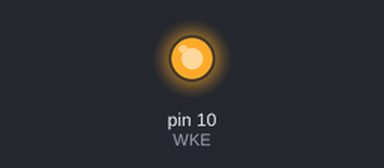
A sketch run on a simulated Arduino Uno, built with avr-gcc and run on an emulated ATmega328P. Shown: output pins drawn as LEDs (lit = HIGH). Pins used as bus, display or sensor lines are not drawn; what the sketch prints to the serial monitor is not drawn.

Above: at 0.1 s.
Timing chart, 0 to 1.6 s (numbered marks = the images above):
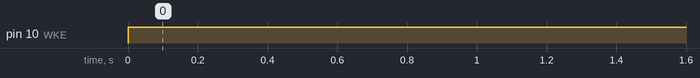

The sketch:

host.ino
```cpp
//example sketch to set up most basic host of bosl bus
#include "src/RS485.h"
//be sure to configuer RS485args.h !!


void setup() {
	//begin serial to view output
	Serial.begin(9600);
	//open RS485 bus at baud rate 38400 and address 0x00 (0x00 prefered for master)
	RS485.begin(38400, 0x00);
	//start listing to the RS485 bus
	RS485.listen();
}

void loop() {
	//print T once per loop to show that serial port is working
	Serial.println('T');
	//send command 'P' to deivce at address 0x01
	RS485.sendcmd(0x01, 'P');
	//delay for a bit to wait for responce
	delay(1000);
	//send command 'I' to deivce at address 0x01
	RS485.sendcmd(0x01, 'I');
	//delay for a bit to wait for responce
	delay(1000);

	//print recieved charaters on the RS-485 bus out to serial
	while(RS485.available() > 0){
		char cmd = RS485.read();
		Serial.write(cmd);
	}
}
```

RS485.cpp
```cpp
#include <Arduino.h>
#include "RS485args.h"
#include "RS485.h"


//here we do some logic to see which compliler options we need for the sensor vs host
#if TX == 1 && RX == 0
	//create macro for using hardware serial
	#define SERIALOBJ Serial
#else
	//create macro for using software serial
	#define SERIALOBJ SerialRS

	//keyword for later precomplier changes
	#define SOFTSERIAL

	//define software serial object
	#include <SoftwareSerial.h>
	SoftwareSerial SERIALOBJ(TX,RX);
#endif


#ifndef HOST
	#error please define HOST paramerter for proper functionality 0: sensor 1: host
#endif


#define cbi(sfr, bit)   (_SFR_BYTE(sfr) &= ~_BV(bit))
#define sbi(sfr, bit)   (_SFR_BYTE(sfr) |= _BV(bit))


RS485L::RS485L(void){
	//initial read pin to sleep state
	pinMode(RE,OUTPUT);
	digitalWrite(RE,HIGH);

	//initial write pin to sleep state
	pinMode(DE,OUTPUT);
	digitalWrite(DE,LOW);

	//initialise wake pin to high
	#if HOST == 1
	pinMode(WKE,OUTPUT);
	digitalWrite(WKE,HIGH);
	#endif

	//set state
	address = 0x00;

	islistening = false;
	istransmitting = false;

	cmd = '\0';
	parA = 0;
	parB = 0;
}

//this function beings opens the RS485 channel and set BAUD and address, also sets registers for intrrupts
void RS485L::begin(long baud, uint8_t addr = 0x00){
	//set baud rate of either software of hardware serial
	SERIALOBJ.begin(baud);

	//TX complete interrupt
	#ifndef SOFTSERIAL
	sbi(UCSR0B, TXCIE0);
	#endif

	#if HOST == 0
	//WKE setup interrupt //low level generates interupt
	cbi(EICRA,ISC01);
	cbi(EICRA,ISC00);
	#endif

	//set device address (0xFF) is reserved for errors)
	if (addr != 0xFF){
	address = addr;
	}

}

//listen to RS485 bus
void RS485L::listen(){
	digitalWrite(RE,LOW);
	//if we are software serial we need to also listen
	#ifdef SOFTSERIAL
	SERIALOBJ.listen();
	#endif

	islistening = true;
}

//stop listing to RS485 bus, if pause then does not update the internal listing state, useful for resuming later
void RS485L::endlisten(bool pause = 0){
	digitalWrite(RE,HIGH);
	//sometimes we want to non-intrusively stop listing, say when when quickly transmitting something and then go back to listning
	if (not pause){
	islistening = false;
	}
}

//prepair bus for sleep by flushing registers seting wake up triggers etc
void RS485L::sleep(){

	//if we are hardware serial then we may be still trasmiting data when we go to sleep
	//we need to wait until this buffer empties
	#ifndef SOFTSERIAL
	while(checktransmitt()){}
	#endif

	//pause listing state to resume on wake
	endlisten(true);

	digitalWrite(DE,LOW);

	//enable interrupts on WKE
	#if HOST == 0
	sbi(EIMSK,INT0);
	#endif
}

//resume bus state from before sleep
void RS485L::wake(){

	//clear interrupts on WKE
	#if HOST == 0
	cbi(EIMSK,INT0);
	#endif

	//resume listing state
	if (islistening){
		listen();
	}
}

//function to get number of characters in recieve buffer.
int RS485L::available(){
	return SERIALOBJ.available();
}

//function to querey state of tranmission
bool RS485L::checktransmitt(){
	return istransmitting;
}

//return device address
uint8_t RS485L::getaddress(){
	return address;
}

//function to wake sensors only makes sense to define on host
#if HOST == 1
void RS485L::wakedevices(){
	digitalWrite(WKE,LOW);
	delayMicroseconds(1);//to generate wake interrupt//ATmega328p wakes on LOW but will not execute interrupt
	digitalWrite(WKE,HIGH);
	delay(9);//this pulse should be long enough to wake devices from their sleep mode
}
#endif

//function which is called when tranmission stops
//on hardware serial mode this is called via interrrupt
//on oftware serial this is called on a write function exit
void RS485L::completeTx(){
	istransmitting = false;

	digitalWrite(DE,LOW);

	//resume listen state
	if (islistening){
		listen();
	}
}

//write char to serial
void RS485L::write(char value){
  //pause listing state
  if (islistening){
	  endlisten(true);
  }
  digitalWrite(DE,HIGH);
  SERIALOBJ.write(value);
  istransmitting = true;
  //on soft serial we need wait untill trasmitt is over
  #ifdef SOFTSERIAL
  completeTx();
  #endif
}

//print value to serial
template<typename T> void RS485L::print(T value){
  if (islistening){
	  endlisten(true);
  }
  digitalWrite(DE,HIGH);
  SERIALOBJ.print(value);
  istransmitting = true;
  #ifdef SOFTSERIAL
  completeTx();
  #endif
}
//instantiate template functions
template void RS485L::print<__FlashStringHelper const*>(__FlashStringHelper const*);
template void RS485L::print<char const*>(char const*);
template void RS485L::print<char>(char);
template void RS485L::print<int>(int);
template void RS485L::print<double>(double);

//println value to serial
template<typename T> void RS485L::println(T value){
  if (islistening){
	  endlisten(true);
  }
  digitalWrite(DE,HIGH);
  SERIALOBJ.println(value);
  istransmitting = true;
  #ifdef SOFTSERIAL
  completeTx();
  #endif
}
//instantiate template functions
template void RS485L::println<__FlashStringHelper const*>(__FlashStringHelper const*);
template void RS485L::println<char const*>(char const*);
template void RS485L::println<char>(char);
template void RS485L::println<int>(int);
template void RS485L::println<double>(double);

//function to wake sensors and send a command over the RS-485 bus
//commands are 4 bytes long, this fill in the final bytes with zeros
void RS485L::sendcmd (uint8_t addr ,char cmd){
	wakedevices();
	write(addr);
	write(cmd);
	write(0);
	write(0);
}

//function to wake sensors and send a command over the RS-485 bus
//commands are 4 bytes long, this fill in the final bytes with zeros
void RS485L::sendcmd (uint8_t addr ,char cmd, uint8_t parA){
	wakedevices();
	write(addr);
	write(cmd);
	write(parA);
	write(0);
}

//function to wake sensors and send a command over the RS-485 bus
void RS485L::sendcmd (uint8_t addr ,char cmd, uint8_t parA, uint8_t parB){
	wakedevices();
	write(addr);
	write(cmd);
	write(parA);
	write(parB);
}

//read byte from serial
int RS485L::read(){
	return SERIALOBJ.read();
}


//function to pass a 4-byte command over the RS-485 bus
//returns 1 if parse was successful; 0 if unsuccessful
//command is stored in cmd parA parB variables
bool RS485L::parsecmd(){

	//no device should have the 0xFF address
	uint8_t bytein = 0xFF;
	//remember old listen state
	bool hold_listen = islistening;
	//beign listen
	listen();
	//wait for commands
	for(int i = 0; i<250; i++){
	  delayMicroseconds(10);
	  //if there is a byte available then we should read it
	  if (available()){
		  bytein = read();
		  break;
	  }
	}

	//first byte is always the address of the sensor spoken to
	if (bytein != address){
		//if adress does not match then resume listen state
		if (not hold_listen){
		endlisten();
		}
		return 0;
	}else{
		//we got the right adress so we should probably wait for the other commands to come in
		delayMicroseconds(400*3);//this is to buffer 3 characters //this may need to change dep on baud rate
		if (available() >= 3){//make sure that there ARE three bytes to read otherwise read() returns -1 or 0xFF.
			cmd = read();
			parA = read();
			parB = read();
		}else{
			//if we didn't get three character in time something probably went wrong
			if (not hold_listen){
			endlisten();
			}
			return 0;
		}


	}
	//everything went well we should restore the listing state and exit with a success
	if (not hold_listen){
		endlisten();
	}
	return 1;
}

//returns last command recieved
char RS485L::getcmd(){
	return cmd;
}
//returns last parA recieved
uint8_t RS485L::getparA(){
	return parA;
}
//returns last parB recieved
uint8_t RS485L::getparB(){
	return parB;
}

//create instance of object
RS485L RS485 = RS485L();

//if have hard serial then we want to generate an interrupt when the tx transfer is complete
#ifndef SOFTSERIAL
ISR(USART_TX_vect)
{
	RS485.completeTx();
}
#endif

//if we are a device then we want to wake up when INT0 is held low
#if HOST == 0
ISR(INT0_vect)
{
	//disable interrupts on INT0 so we don't keep getting intrrupted
	cbi(EIMSK,INT0);
}
#endif
```

RS485.h
```cpp
///BoSL RS485 Library///
///rev 1.0.0 ///
//This library defines a standard for interfacing sensors over the BoSL bus//
//For more information see: http://www.bosl.com.au/wiki/RS-485
//please set paramers in RS485args.h


#include <Arduino.h>

#ifndef RS485_h
#define RS485_h

class RS485L
{
  private:
	uint8_t address;

	volatile bool islistening;
	volatile bool istransmitting;

	char cmd;
	uint8_t parA;
	uint8_t parB;


  public:
	RS485L();
	void begin(long, uint8_t);

	void listen();
	void endlisten(bool);

	void sleep();
	void wake();

	int available();
	bool checktransmitt();
	uint8_t getaddress();

	void wakedevices();
	void completeTx();

	void write(char);
    template <typename T> void print(T);
	template <typename T> void println(T);
	void sendcmd (uint8_t,char);
	void sendcmd (uint8_t,char,uint8_t);
	void sendcmd (uint8_t,char,uint8_t,uint8_t);

	int read();
	bool parsecmd();
	char getcmd();
	uint8_t getparA();
	uint8_t getparB();

};


extern RS485L RS485;


#endif
```

RS485args.h
```cpp
#define HOST 1 //0: sensor 1: host

#define TX 2
#define RX 3
#define WKE 10
#define DE 6
#define RE 7
```

Measured:
- by itself, pin 10 (WKE): LOW → HIGH at 0.00 s
